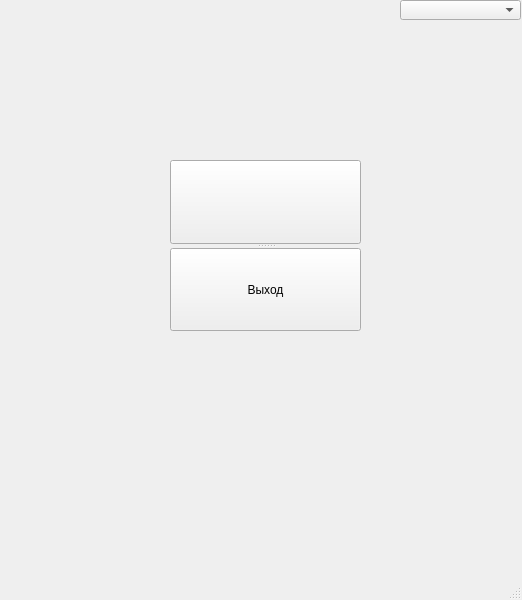
<?xml version="1.0" encoding="UTF-8"?>
<ui version="4.0">
 <class>Maze</class>
 <widget class="QMainWindow" name="Maze">
  <property name="geometry">
   <rect>
    <x>0</x>
    <y>0</y>
    <width>522</width>
    <height>600</height>
   </rect>
  </property>
  <property name="maximumSize">
   <size>
    <width>522</width>
    <height>600</height>
   </size>
  </property>
  <property name="windowTitle">
   <string>Snake</string>
  </property>
  <widget class="QWidget" name="centralwidget">
   <widget class="QComboBox" name="modeMenu">
    <property name="geometry">
     <rect>
      <x>400</x>
      <y>0</y>
      <width>121</width>
      <height>20</height>
     </rect>
    </property>
   </widget>
   <widget class="QSplitter" name="splitter">
    <property name="geometry">
     <rect>
      <x>170</x>
      <y>160</y>
      <width>191</width>
      <height>171</height>
     </rect>
    </property>
    <property name="orientation">
     <enum>Qt::Vertical</enum>
    </property>
    <widget class="QPushButton" name="btn_start">
     <property name="text">
      <string/>
     </property>
    </widget>
    <widget class="QPushButton" name="btn_exit">
     <property name="text">
      <string>Выход</string>
     </property>
    </widget>
   </widget>
  </widget>
  <widget class="QMenuBar" name="menubar">
   <property name="geometry">
    <rect>
     <x>0</x>
     <y>0</y>
     <width>522</width>
     <height>21</height>
    </rect>
   </property>
  </widget>
  <widget class="QStatusBar" name="statusbar"/>
 </widget>
 <resources/>
 <connections/>
</ui>
